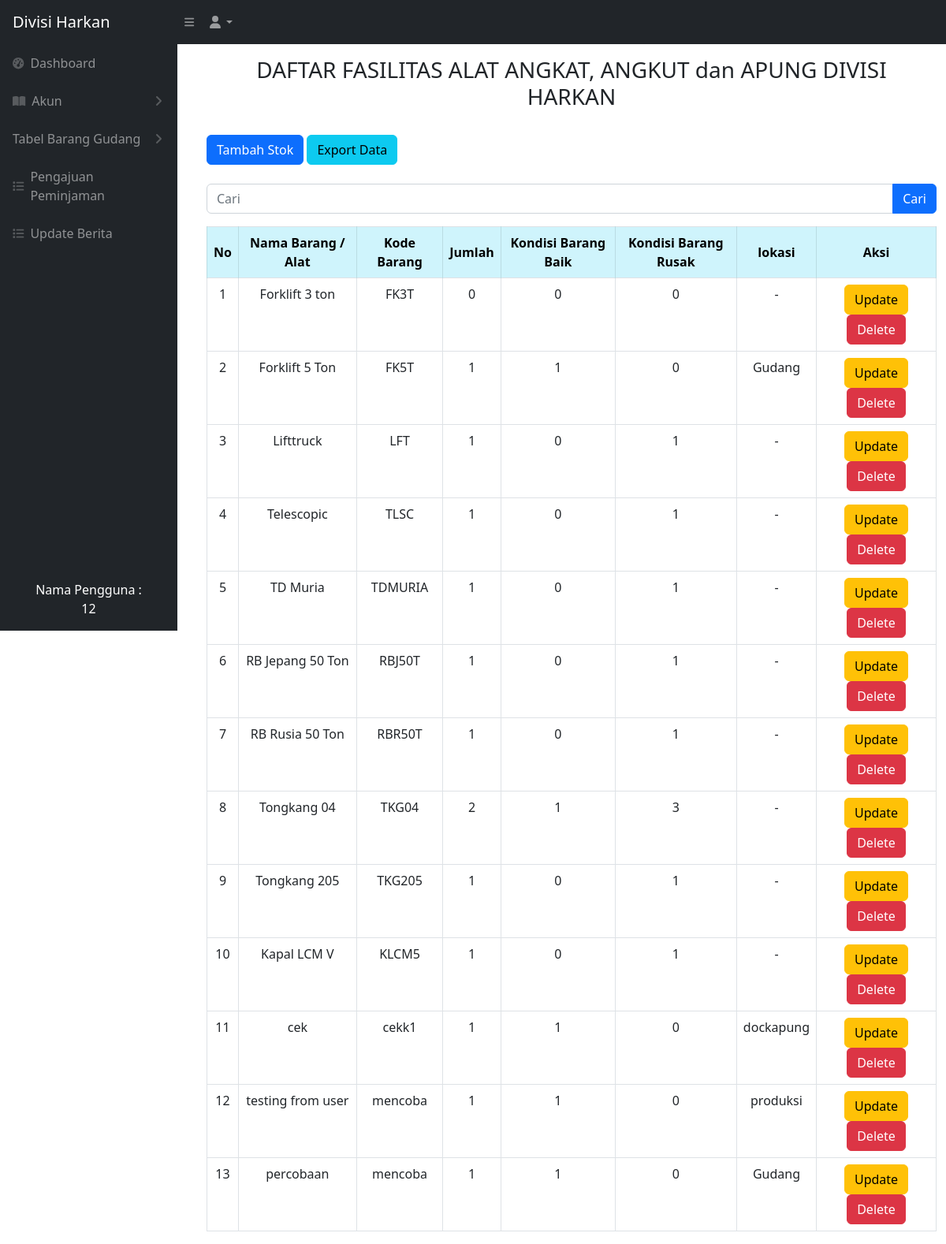
The page /angkut_apung.php (signed in) on the database its author committed.
### tables this page shows
CREATE TABLE `barang_angkut_apung` (
  `idbarang` int NOT NULL,
  `namabarang` varchar(512) NOT NULL,
  `kodebarang` varchar(100) NOT NULL,
  `jumlah` int NOT NULL,
  `baik` int NOT NULL,
  `rusak` int NOT NULL,
  `lokasi` varchar(512) NOT NULL,
  `kategori_id` int NOT NULL
);

### angkut_apung.php (the view, shortened to what this page needs)
<?php
require 'controller/koneksi.php';
$query = "SELECT * FROM barang_angkut_apung";
?>
<!DOCTYPE html>
<html lang="en">
<head>
    <link href="css/styles.css" rel="stylesheet" />
</head>
<?php include 'sidebar.php' ?>
<br>
<br>
<body>
    <main id="main-content" class="<?= isset($_GET['sidebarClosed']) ? '' : 'main-with-sidebar' ?>">
        <div class="container-fluid px-4">
            <h3 class="mt-4 text-center">DAFTAR FASILITAS ALAT ANGKAT, ANGKUT dan APUNG DIVISI HARKAN</h3>
        </div>
        <br>
        <div class="container -fluid">
            <div class="card-mb-4">
                <button type="button" class="btn btn-primary" data-bs-toggle="modal" data-bs-target="#myModal">
                    Tambah Stok
                </button>
                <a href="export_angkut_apung.php" class="btn btn-info">Export Data</a>
                <br>
                <br>
                <form action="angkut_apung.php" method="GET">
                    <div class="input-group mb-3">
                        <input type="text" value="" class="form-control" placeholder="Cari" name="cari">
                        <br>
                        <button type="submit" class="btn btn-primary">Cari</button>
                    </div>
                </form>
                <div class="card-body">
                    <div class="table table-responsive">
                        <table class="table table-bordered" id="dataTable" width="100" cellspacing="0">
                            <thead>
                                <tr>
                                    <th class="table-info text-center align-middle">No</th>
                                    <th class="table-info text-center align-middle">Nama Barang / Alat</th>
                                    <th class="table-info text-center align-middle">Kode Barang</th>
                                    <th class="table-info text-center align-middle">Jumlah</th>
                                    <th class="table-info text-center align-middle">Kondisi Barang Baik</th>
                                    <th class="table-info text-center align-middle">Kondisi Barang Rusak</th>
                                    <th class="table-info text-center align-middle">lokasi</th>
                                    <th class="table-info text-center align-middle">Aksi</th>
                                </tr>
                            </thead>
                            <tbody>
                                <?php
                                $i = 1;
                                $ambilsemuadatabarang = mysqli_query($conn, $query);
                                while ($data = mysqli_fetch_array($ambilsemuadatabarang)) {
                                    $namabarang = $data['namabarang'];
                                    $kodebarang = $data['kodebarang'];
                                    $jumlah = $data['jumlah'];
                                    $barangbaik = $data['baik'];
                                    $barangrusak = $data['rusak'];
                                    $lokasi = $data['lokasi'];
                                    $idb = $data['idbarang'];
                                ?>
                                    <tr>
                                        <td style="text-align: center;"><?= $i++ ?></td>
                                        <td style="text-align: center;"><?= $namabarang ?></td>
                                        <td style="text-align: center;"><?= $kodebarang ?></td>
                                        <td style="text-align: center;"><?= $jumlah ?></td>
                                        <td style="text-align: center;"><?= $barangbaik ?></td>
                                        <td style="text-align: center;"><?= $barangrusak ?></td>
                                        <td style="text-align: center;"><?= $lokasi ?></td>
                                        <td style="text-align: center;">
                                            <button type="button" class="btn btn-warning" data-bs-toggle="modal" data-bs-target="#edit<?= $idb; ?>">
                                                Update
                                            </button>
                                            <button type="button" class="btn btn-danger" data-bs-toggle="modal" data-bs-target="#delete<?= $idb; ?>">
                                                Delete
                                            </button>
                                        </td>
                                    </tr>
                                <?php
                                };
                                ?>
                            </tbody>
                        </table>
    </main>
</body>
</html>

### rows shown on the page
barang_angkut_apung: namabarang "Forklift 3 ton", kodebarang "FK3T", jumlah "0", baik "0", rusak "0", lokasi "-"
barang_angkut_apung: namabarang "Forklift 5 Ton", kodebarang "FK5T", jumlah "1", baik "1", rusak "0", lokasi "Gudang"
barang_angkut_apung: namabarang "Lifttruck", kodebarang "LFT", jumlah "1", baik "0", rusak "1", lokasi "-"
barang_angkut_apung: namabarang "Telescopic", kodebarang "TLSC", jumlah "1", baik "0", rusak "1", lokasi "-"
barang_angkut_apung: namabarang "TD Muria", kodebarang "TDMURIA", jumlah "1", baik "0", rusak "1", lokasi "-"
barang_angkut_apung: namabarang "RB Jepang 50 Ton", kodebarang "RBJ50T", jumlah "1", baik "0", rusak "1", lokasi "-"
barang_angkut_apung: namabarang "RB Rusia 50 Ton", kodebarang "RBR50T", jumlah "1", baik "0", rusak "1", lokasi "-"
barang_angkut_apung: namabarang "Tongkang 04", kodebarang "TKG04", jumlah "2", baik "1", rusak "3", lokasi "-"
barang_angkut_apung: namabarang "Tongkang 205", kodebarang "TKG205", jumlah "1", baik "0", rusak "1", lokasi "-"
barang_angkut_apung: namabarang "Kapal LCM V", kodebarang "KLCM5", jumlah "1", baik "0", rusak "1", lokasi "-"
barang_angkut_apung: namabarang "cek", kodebarang "cekk1", jumlah "1", baik "1", rusak "0", lokasi "dockapung"
barang_angkut_apung: namabarang "testing from user", kodebarang "mencoba", jumlah "1", baik "1", rusak "0", lokasi "produksi"
barang_angkut_apung: namabarang "percobaan", kodebarang "mencoba", jumlah "1", baik "1", rusak "0", lokasi "Gudang"

### other values the page prints
$_SESSION['nama'] "12"
